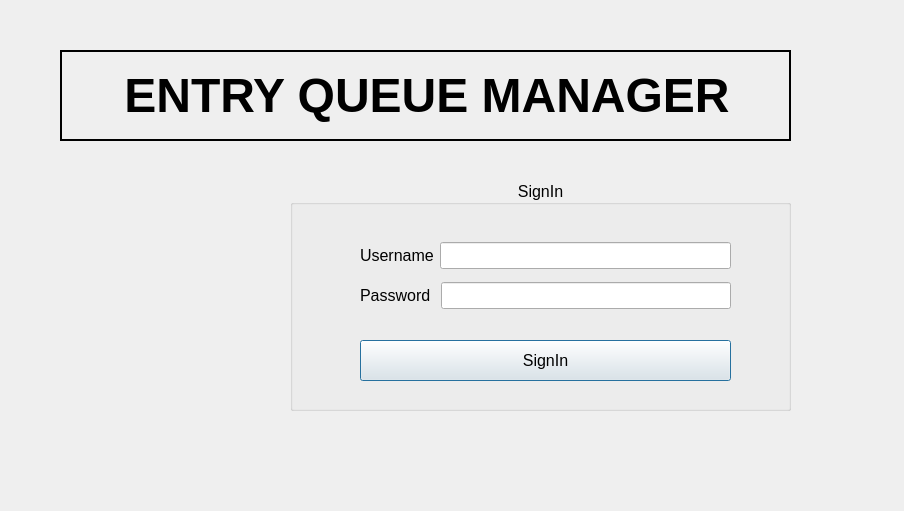
<?xml version="1.0" encoding="UTF-8"?>
<ui version="4.0">
 <class>LOGIN</class>
 <widget class="QDialog" name="LOGIN">
  <property name="geometry">
   <rect>
    <x>0</x>
    <y>0</y>
    <width>904</width>
    <height>511</height>
   </rect>
  </property>
  <property name="windowTitle">
   <string>Dialog</string>
  </property>
  <widget class="QLabel" name="label_pic">
   <property name="geometry">
    <rect>
     <x>70</x>
     <y>190</y>
     <width>241</width>
     <height>221</height>
    </rect>
   </property>
   <property name="text">
    <string/>
   </property>
  </widget>
  <widget class="QLabel" name="label_3">
   <property name="geometry">
    <rect>
     <x>60</x>
     <y>50</y>
     <width>731</width>
     <height>91</height>
    </rect>
   </property>
   <property name="frameShape">
    <enum>QFrame::WinPanel</enum>
   </property>
   <property name="text">
    <string>&lt;html&gt;&lt;head/&gt;&lt;body&gt;&lt;p align=&quot;center&quot;&gt;&lt;span style=&quot; font-size:36pt; font-weight:700;&quot;&gt;ENTRY QUEUE MANAGER&lt;/span&gt;&lt;/p&gt;&lt;/body&gt;&lt;/html&gt;</string>
   </property>
  </widget>
  <widget class="QGroupBox" name="groupBox">
   <property name="geometry">
    <rect>
     <x>290</x>
     <y>180</y>
     <width>501</width>
     <height>231</height>
    </rect>
   </property>
   <property name="font">
    <font>
     <pointsize>12</pointsize>
    </font>
   </property>
   <property name="autoFillBackground">
    <bool>false</bool>
   </property>
   <property name="title">
    <string>SignIn</string>
   </property>
   <property name="alignment">
    <set>Qt::AlignCenter</set>
   </property>
   <property name="flat">
    <bool>false</bool>
   </property>
   <property name="checkable">
    <bool>false</bool>
   </property>
   <widget class="QPushButton" name="pushButton">
    <property name="geometry">
     <rect>
      <x>70</x>
      <y>160</y>
      <width>371</width>
      <height>41</height>
     </rect>
    </property>
    <property name="text">
     <string>SignIn</string>
    </property>
   </widget>
   <widget class="QWidget" name="layoutWidget">
    <property name="geometry">
     <rect>
      <x>70</x>
      <y>90</y>
      <width>371</width>
      <height>51</height>
     </rect>
    </property>
    <layout class="QHBoxLayout" name="horizontalLayout_2">
     <item>
      <widget class="QLabel" name="label_2">
       <property name="text">
        <string>Password </string>
       </property>
      </widget>
     </item>
     <item>
      <widget class="QLineEdit" name="lineEdit_2"/>
     </item>
    </layout>
   </widget>
   <widget class="QWidget" name="layoutWidget_2">
    <property name="geometry">
     <rect>
      <x>70</x>
      <y>50</y>
      <width>371</width>
      <height>51</height>
     </rect>
    </property>
    <layout class="QHBoxLayout" name="horizontalLayout">
     <item>
      <widget class="QLabel" name="label">
       <property name="text">
        <string>Username</string>
       </property>
      </widget>
     </item>
     <item>
      <widget class="QLineEdit" name="lineEdit"/>
     </item>
    </layout>
   </widget>
  </widget>
 </widget>
 <resources/>
 <connections/>
</ui>
